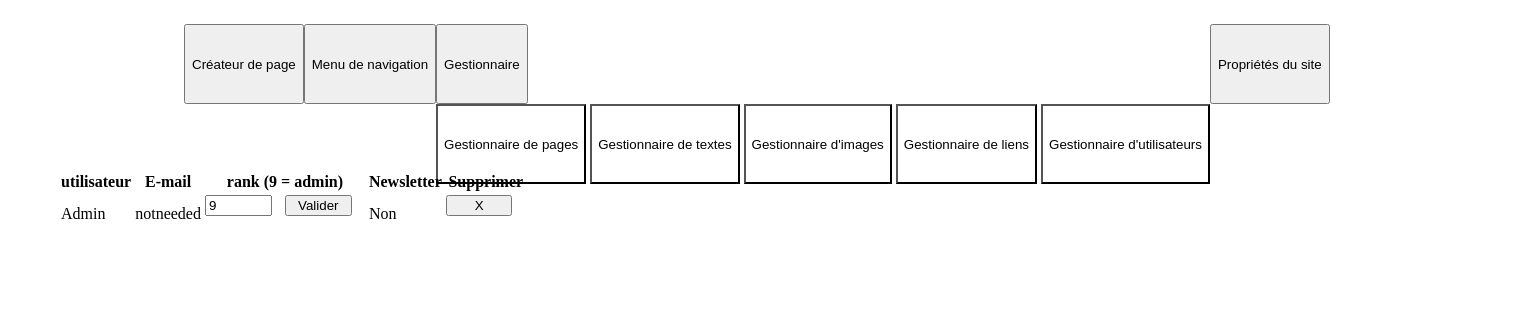
/editor/usermanager.php, run on the app's committed database.
### tables this page shows
CREATE TABLE IF NOT EXISTS `utilisateur` (
  `utilisateur` varchar(30) NOT NULL,
  `mdp` varchar(90) NOT NULL,
  `email` varchar(90) DEFAULT NULL,
  `rank` int(1) NOT NULL,
  `mail` int(1) NOT NULL,
  PRIMARY KEY (`utilisateur`),
  UNIQUE KEY `U_email` (`email`)
);

### editor/usermanager.php (the view, shortened to what this page needs)
<?php include("editor/php/EditorHeader.php") ?>
<div class="EditContainer">
    <div class="row Pageaff">
        <div class="col-md-12 webContener">
            <table class="table">
                <thead>
                    <tr>
                    <th scope="col">utilisateur</th>
                    <th scope="col">E-mail</th>
                    <th scope="col">rank (9 = admin)</th>
                    <th scope="col">Newsletter</th>
                    <th scope="col">Supprimer</th>
                    </tr>
                </thead>
                <tbody>
                    <?php
                        $req = "SELECT `utilisateur`,`email`, `rank`, `mail` FROM `utilisateur`";
                        $res = mysqli_query($BDD,$req);
                        while($user = mysqli_fetch_array($res,MYSQLI_ASSOC)){
                            echo "<tr>";
                            echo "<td>".$user["utilisateur"]."</td>";
                            echo "<td>".$user["email"]."</td>";
                            echo '<td><form method="post">';
                            echo '<input class="webLink EditBtn" type="number" name="UserRank"  min="0" max="9" value="'.$user["rank"].'">';
                            echo '<input class="webLink EditBtn" name="ChangeRank" type="submit" value="Valider">';
                            echo '</form></td>';
                            echo "<td>".TrueOrFalse($user["mail"])."</td>";
                            echo '<td><form method="post">';
                            echo '<input class="webLink EditBtn" name="Deluser" type="submit" value="X">';
                            echo "</form></td>";
                            echo "</tr>";
                        }
                    ?>
                </tbody>
            </table>
        </div>
    </div>
</div>
<?php
    function TrueOrFalse($test){
        if($test == 0){
            return "Non";
        }else{
            return "Oui";
        }
    }
?>

### css/editorStyle.css (style rules this page uses)
.EditContainer { width: 100%; margin: 0; padding-left: 50px; padding-right: 50px; overflow-x:hidden; overflow: visible; color:var(--texteColor); }
.webContener { background-color:var(--ContainerColor); color:var(--texteColor); padding-top: 1em; width:100%; padding-bottom: 1em; }
.EditBtn { width: 5em; margin-right: 1em; }
.Pageaff { margin-bottom: 4.5em; }
::placeholder { color: var(--HeadAndFooter); opacity: 1; }

### data on the page
utilisateur: utilisateur "Admin", email "notneeded", UserRank "9", mail "Non"
